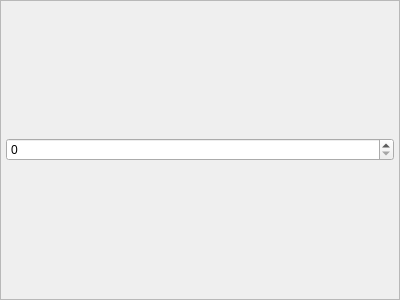
<?xml version="1.0" encoding="UTF-8"?>
<ui version="4.0">
 <class>JRCSView</class>
 <widget class="QFrame" name="JRCSView">
  <property name="geometry">
   <rect>
    <x>0</x>
    <y>0</y>
    <width>400</width>
    <height>300</height>
   </rect>
  </property>
  <property name="windowTitle">
   <string>JRCSView</string>
  </property>
  <property name="frameShape">
   <enum>QFrame::StyledPanel</enum>
  </property>
  <property name="frameShadow">
   <enum>QFrame::Raised</enum>
  </property>
  <layout class="QGridLayout" name="gridLayout">
   <property name="leftMargin">
    <number>5</number>
   </property>
   <property name="topMargin">
    <number>5</number>
   </property>
   <property name="rightMargin">
    <number>5</number>
   </property>
   <property name="bottomMargin">
    <number>5</number>
   </property>
   <item row="0" column="0">
    <layout class="QGridLayout" name="gridLayout_2"/>
   </item>
   <item row="1" column="0">
    <widget class="QSpinBox" name="spinBox"/>
   </item>
  </layout>
 </widget>
 <resources/>
 <connections/>
</ui>
